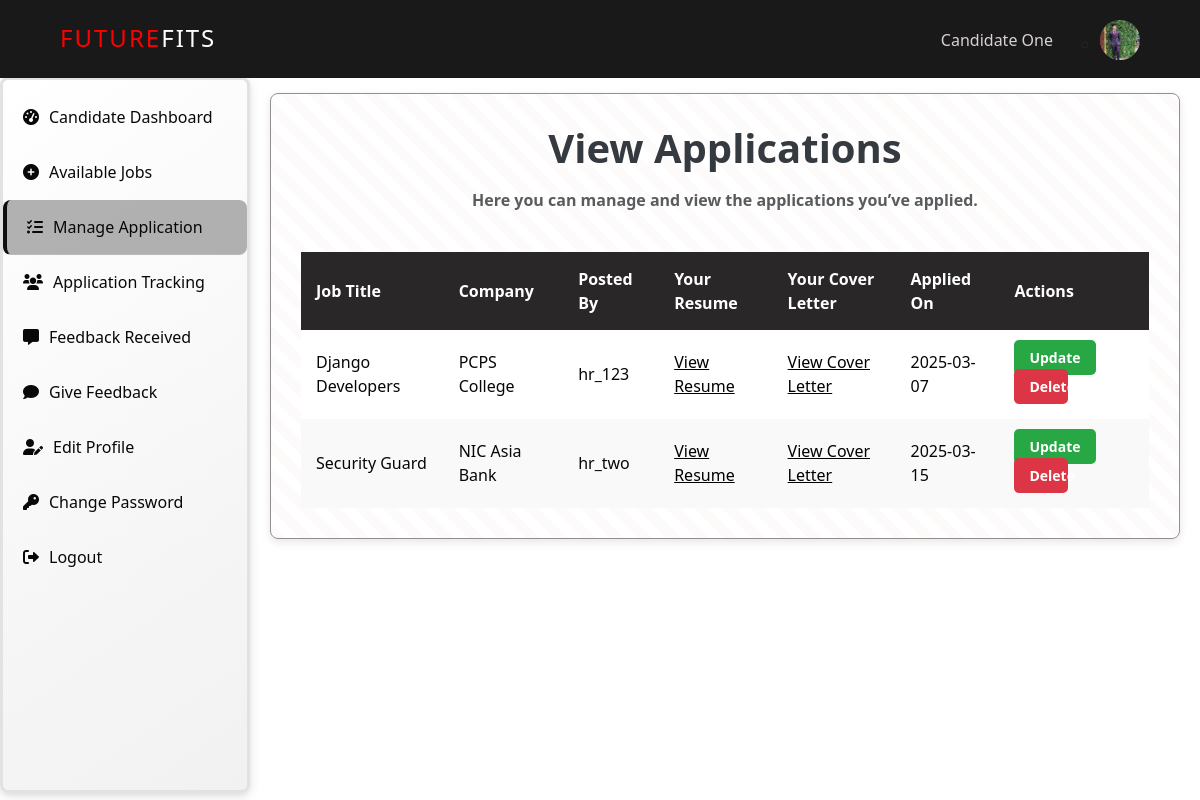
/view-applications/ (signed in), run on the app's committed database.
### JRS/models.py (models this page shows, shortened)
class Candidate(models.Model):
    user = models.OneToOneField(User, on_delete=models.CASCADE)
    username = models.CharField(max_length=100, default='Default User Name')
    first_name = models.CharField(max_length=100, default='Default Candidate First Name',null=False, blank=False,)
    last_name = models.CharField(max_length=100, default='Default Candidate Last Name',null=False, blank=False,)
    email = models.EmailField(unique=True, default='default@email.com')
    skills = models.ManyToManyField(Skill, related_name="candidates")  # Change from TextField
    profile_picture = models.ImageField(upload_to="profile_pictures/", default="profile_pictures/default.png")

class JobApplication(models.Model):
    candidate = models.ForeignKey('Candidate', on_delete=models.CASCADE)
    job = models.ForeignKey('Job', on_delete=models.CASCADE, related_name='applications')
    cover_letter = models.TextField()
    resume = models.FileField(upload_to='resumes/')
    cover_letter_file = models.FileField(upload_to='cover_letters/', blank=True, null=True)
    applied_at = models.DateTimeField(auto_now_add=True)
    is_graded = models.BooleanField(default=False)  # New field to track CV grading
    status = models.CharField(max_length=20, choices=[('Accepted', 'Accepted'), ('Rejected', 'Rejected'), ('Pending', 'Pending')], default='Pending')  # New field for status
    interview = models.OneToOneField('InterviewSchedule', on_delete=models.CASCADE, null=True, blank=True)  # link to InterviewSchedule
    class Meta:
        unique_together = ('candidate', 'job')

class Job(models.Model):
    JOB_TYPES = (
        ('Full-time', 'Full-time'),
        ('Part-time', 'Part-time'),
        ('Internship', 'Internship'),
        ('Contract', 'Contract'),
        ('Freelance', 'Freelance'),
    )
    title = models.CharField(max_length=255)
    description = models.TextField()
    company = models.CharField(max_length=255)
    location = models.CharField(max_length=255)
    job_type = models.CharField(max_length=50, choices=JOB_TYPES)
    salary = models.CharField(max_length=255)
    experience = models.CharField(max_length=255)
    skills = models.CharField(max_length=255, default='')  # Default to an empty string
    education = models.CharField(max_length=255)
    deadline = models.DateField()
    posted_by = models.ForeignKey('HR', on_delete=models.CASCADE)
    created_at = models.DateTimeField(auto_now_add=True)
    updated_at = models.DateTimeField(auto_now=True)

class HR(models.Model):
    user = models.OneToOneField(User, on_delete=models.CASCADE)
    first_name = models.CharField(max_length=255, null=False, blank=False, default="HR")
    last_name = models.CharField(max_length=255, null=False, blank=False, default="User")
    username = models.CharField(max_length=255, unique=True)
    email = models.EmailField(unique=True, default='default@email.com')
    profile_picture = models.ImageField(upload_to="profile_pictures/", default="profile_pictures/default.png")

### JRS/decorators.py (the view)
    def wrapper(request, *args, **kwargs):
        print(f"User: {request.user}, Authenticated: {request.user.is_authenticated}, Groups: {request.user.groups.all()}")
        if not request.user.is_authenticated or not request.user.groups.filter(name='Candidate').exists():
            return HttpResponseForbidden("Access Denied: Candidates only")
        return view_func(request, *args, **kwargs)

### JRS/context_processors.py (called while the page is built)
def hr_profile(request):
    hr = None
    if request.user.is_authenticated:
        try:
            hr = HR.objects.get(user=request.user)
        except HR.DoesNotExist:
            pass
    return {'hr': hr}

def candidate_profile(request):
    candidate = None
    if request.user.is_authenticated:
        try:
            candidate = Candidate.objects.get(user=request.user)
        except Candidate.DoesNotExist:
            pass
    return {'candidate': candidate}

### JRS/views.py (called while the page is built)
@never_cache
@login_required
@candidate_required
def view_applications(request):
    applications = JobApplication.objects.filter(candidate=request.user.candidate)
    return render(request, 'JRS/view_applications.html', {'applications': applications})

### JRS/templates/JRS/view_applications.html (shortened to what this page needs)
{% extends "JRS/base3.html" %}
{% load static %}
{% block inlinecss %}
<link href="{% static 'JRS/css/base3.css' %}" rel="stylesheet">
<link href="{% static 'JRS/css/view_applications.css' %}" rel="stylesheet">
{% endblock inlinecss %}
{% block main %}
<div class="job-container">
    <h1 class="text-center fw-bold mb-3" style="color: #343a40;">View Applications</h1>
    <b><p class="text-center text-muted" style="margin-bottom: 40px;">Here you can manage and view the applications you’ve applied.</p></b>
    {% if applications %}
    <div class="table-container">
        <table>
            <thead>
                <tr>
                    <th>Job Title</th>
                    <th>Company</th>
                    <th>Posted By</th>
                    <th>Your Resume</th>
                    <th>Your Cover Letter</th>
                    <th>Applied On</th>
                    <th>Actions</th>
                </tr>
            </thead>
            <tbody>
                {% for application in applications %}
                <tr>
                    <td>{{ application.job.title }}</td>
                    <td>{{ application.job.company }}</td>
                    <td>{{ application.job.posted_by.username }}</td>
                    <td>
                        <a href="{{ application.resume.url }}" target="_blank" style="color: black;">View Resume</a>
                    </td>
                    <td><a href="{% url 'JRS:generate_cover_letter_pdf' application.id %}" style="color: black;" class="cover-letter-link" target="_blank">View Cover Letter</a></td>
                    <td>{{ application.applied_at|date:"Y-m-d" }}</td>
                    <td>
                        <a href="{% url 'JRS:update_application' application.id %}" class="btn-update">Update</a>
                        <form action="{% url 'JRS:delete_application' application.id %}" method="post" style="display:inline;">
                            <button type="submit" class="btn-delete" onclick="return confirm('Are you sure you want to delete this application?');">
                                Delete
                            </button>
                        </form>
                    </td>
                </tr>
                {% endfor %}
            </tbody>
        </table>
    </div>
    {% else %}
        <p class="text-center text-muted">No applications found at the moment.</p>
    {% endif %}
</div>
{% endblock main %}

### JRS/templates/JRS/base3.html (shortened to what this page needs)
{% load static %}
<!DOCTYPE html>
<html lang="en">
<head>
    {% block inlinecss %}{% endblock inlinecss %}
    <link href="https://cdn.jsdelivr.net/npm/bootstrap@5.3.3/dist/css/bootstrap.min.css" rel="stylesheet">
    <link href="https://cdnjs.cloudflare.com/ajax/libs/font-awesome/6.0.0-beta3/css/all.min.css" rel="stylesheet">
</head>
<body>
    {% block navbar %}
    <header>
      <nav>
        <div class="logo">Future<span>Fits</span></div>
        <ul class="nav-links" id="nav-links">
            <div class="user-name">
                {% if candidate %}
                    {% if candidate.first_name and candidate.last_name %}
                        {{ candidate.first_name }} {{ candidate.last_name }}
                    {% else %}
                        Guest
                    {% endif %}
                {% else %}
                    Guest
                {% endif %}
            </div>
            <ul class="login-register">
                <li class="dropdown">
                    <div class="user-profile-wrapper">
                        <div class="profile-circle">
                            <img src="{% if candidate.profile_picture %}{{ candidate.profile_picture.url }}{% else %}{% static 'JRS/Images/profile.jpg' %} {% endif %}" alt="Profile Picture" class="rounded-circle" width="40" height="40">
                        </div>
                    </div>
                </li>
            </ul>
        </ul>
      </nav>
    </header>
    {% endblock navbar %}
<div class="sidebar">
    <ul>
        <li class="{% if request.resolver_match.url_name == 'candidate_dashboard' %}active{% endif %}">
            <a href="{% url 'JRS:candidate_dashboard' %}"><i class="fas fa-tachometer-alt"></i>Candidate Dashboard</a>
        </li>
        <li class="{% if request.resolver_match.url_name == 'available_jobs' %}active{% endif %}">
            <a href="{% url 'JRS:available_jobs' %}"><i class="fas fa-plus-circle"></i>Available Jobs</a>
        </li>
        <li class="{% if request.resolver_match.url_name == 'view_applications' %}active{% endif %}">
            <a href="{% url 'JRS:view_applications' %}"><i class="fas fa-tasks"></i>Manage Application </a>
        </li>
        <li class="{% if request.resolver_match.url_name == 'application_tracking' %}active{% endif %}">
            <a href="{% url "JRS:application_tracking" %}"><i class="fas fa-users"></i> Application Tracking</a>
        </li>
        <li class="{% if request.resolver_match.url_name == 'feedback_received' %}active{% endif %}">
            <a href="{% url "JRS:feedback_received" %}"><i class="fas fa-comment-alt"></i> Feedback Received</a>
        </li>
        <li class="{% if request.resolver_match.url_name == 'feedback_candidate_page' %}active{% endif %}">
            <a href="{% url 'JRS:feedback_candidate_page' %}"><i class="fas fa-comment"></i> Give Feedback</a>
        </li>
        <li class="{% if request.resolver_match.url_name == 'edit_profile_candidate' %}active{% endif %}">
            <a href="{% url 'JRS:edit_profile_candidate' %}"><i class="fas fa-user-edit"></i> Edit Profile</a>
        </li>
        <li class="{% if request.resolver_match.url_name == 'change_password_candidate' %}active{% endif %}">
            <a href="{% url 'JRS:change_password_candidate' %}"><i class="fas fa-key"></i> Change Password</a>
        </li>
        <li>
            <a href="{% url 'JRS:logout_users' %}" onclick="return confirm('Are you sure you want to log out?');"><i class="fas fa-sign-out-alt"></i> Logout</a>
        </li>
    </ul>
</div>
    <div class="main-content">
        {% block main %}
        {% endblock main %}
    </div>
</body>
</html>

### JRS/static/JRS/CSS/base3.css (style rules this page uses)
:root { --primary-color: #ff5733; --secondary-color: #8e44ad; --accent-color: #f1c40f; --text-color: #333; --background-color: rgba(255, 255, 255, 0.85); --scrollbar-bg: rgba(0, 0, 0, 0.1); --font-family: "Poppins", sans-serif; }
* { margin: 0; padding: 0; box-sizing: border-box; }
html { overflow-x: hidden; }
.sidebar ul li.active { background: rgba(105, 103, 103, 0.5); border-left: 4px solid #0f0f0f; }
body { font-family: var(--font-family); background: #fff; color: var(--text-color); }
header { position: fixed; top: 0; left: 0; right: 0; z-index: 1000; background: rgba(0, 0, 0, 0.9); border-bottom: 2px solid transparent; }
.logo { color: red; font-size: 1.5em; text-transform: uppercase; letter-spacing: 2px; z-index: 1100; margin-right: 0; flex-grow: 0; }
nav { max-width: 1200px; margin: 0 auto; display: flex; align-items: center; padding: 10px 5%; justify-content: flex-start; }
.logo span { color: #fff; }
.nav-links { list-style: none; display: flex; align-items: center; flex-grow: 3; }
.user-profile-wrapper { display: flex; align-items: center; gap: 15px; position: relative; top: 10px; }
.user-name { color: #d8d1d1; font-size: 16px; position: relative; top: 10px; }
.profile-circle { width: 40px; height: 40px; border-radius: 50%; background-color: #ccc; display: flex; align-items: center; justify-content: center; cursor: pointer; border: 2px solid #333; position: relative; font-size: 18px; font-weight: bold; }
body { -ms-overflow-style: none; scrollbar-width: none; overflow: hidden; }
.sidebar { width: 250px; height: 89.5vh; background: #ffffff; color: rgb(5, 5, 5); position: absolute; top: 77px; left: 0; padding-top: 10px; transition: 0.3s; border-radius: 8px; box-shadow: 0 4px 12px rgba(0, 0, 0, 0.1), 0 2px 4px rgba(0, 0, 0, 0.05); border: 3px solid #e2e2e2; background: linear-gradient(145deg, #ffffff, #f1f1f1); }
.sidebar ul { list-style: none; padding: 0; margin: 0; }
.sidebar ul li { padding: 15px 20px; border-bottom: 1px solid rgba(255, 255, 255, 0.1); transition: background 0.3s ease, transform 0.3s ease; border-radius: 8px; }
.sidebar ul li a { color: rgb(8, 8, 8); text-decoration: none; display: flex; align-items: center; font-size: 16px; }
.sidebar ul li a i { margin-right: 10px; }
.main-content { margin-left: 250px; padding: 20px; transition: margin-left 0.3s ease; }

### JRS/static/JRS/CSS/view_applications.css (style rules this page uses)
body, html { overflow: hidden; }
.job-container { width: 100%; max-width: 1200px; margin: 6% auto; margin-top: 8%; background: repeating-linear-gradient( 45deg, rgba(223, 6, 6, 0.02), rgba(94, 19, 19, 0.02) 10px, transparent 10px, transparent 20px ); padding: 30px; border-radius: 8px; box-shadow: 0px 3px 8px rgba(0, 0, 0, 0.1); border: 1px solid #948e8e; }
.table-container { margin-top: 20px; overflow-x: auto; }
table { width: 100%; border-collapse: collapse; background-color: #fff; }
th, td { padding: 15px; text-align: left; border: 1px solid #ddd; }
th { background-color: #292727; color: white; font-weight: bold; }
tr:nth-child(even) { background-color: #f9f9f9; }
td { color: #060606; font-weight: 500; font-size: 16px; }
.btn-update { padding: 8px 15px; text-decoration: none; border-radius: 5px; font-size: 14px; font-weight: bold; text-align: center; transition: 0.3s; }
.btn-update { background-color: #28a745; color: white; }
.btn-delete { background-color: #dc3545; color: white; }
.btn-delete { padding: 7px 15px; text-decoration: none; border-radius: 5px; border: white; font-size: 14px; width: 45%; font-weight: bold; text-align: center; transition: 0.3s; }
@media screen and (min-width: 1101px) { .nav-links { display: flex; position: relative; height: auto; width: auto; flex-direction: row; background: transparent; justify-content: flex-end; align-items: center; top: 0; transform: none; opacity: 1; pointer-events: auto; transition: none; } }
@media screen and (min-width: 1101px) { .nav-links li { margin-left: 15px; } }

### data on the page
Candidate: first_name "Candidate", last_name "One", profile_picture (picture)
JobApplication: job "Django Developers", job.company "PCPS College", job.posted_by.username "hr_123", applied_at "2025-03-07"
JobApplication: job "Security Guard", job.company "NIC Asia Bank", job.posted_by.username "hr_two", applied_at "2025-03-15"
